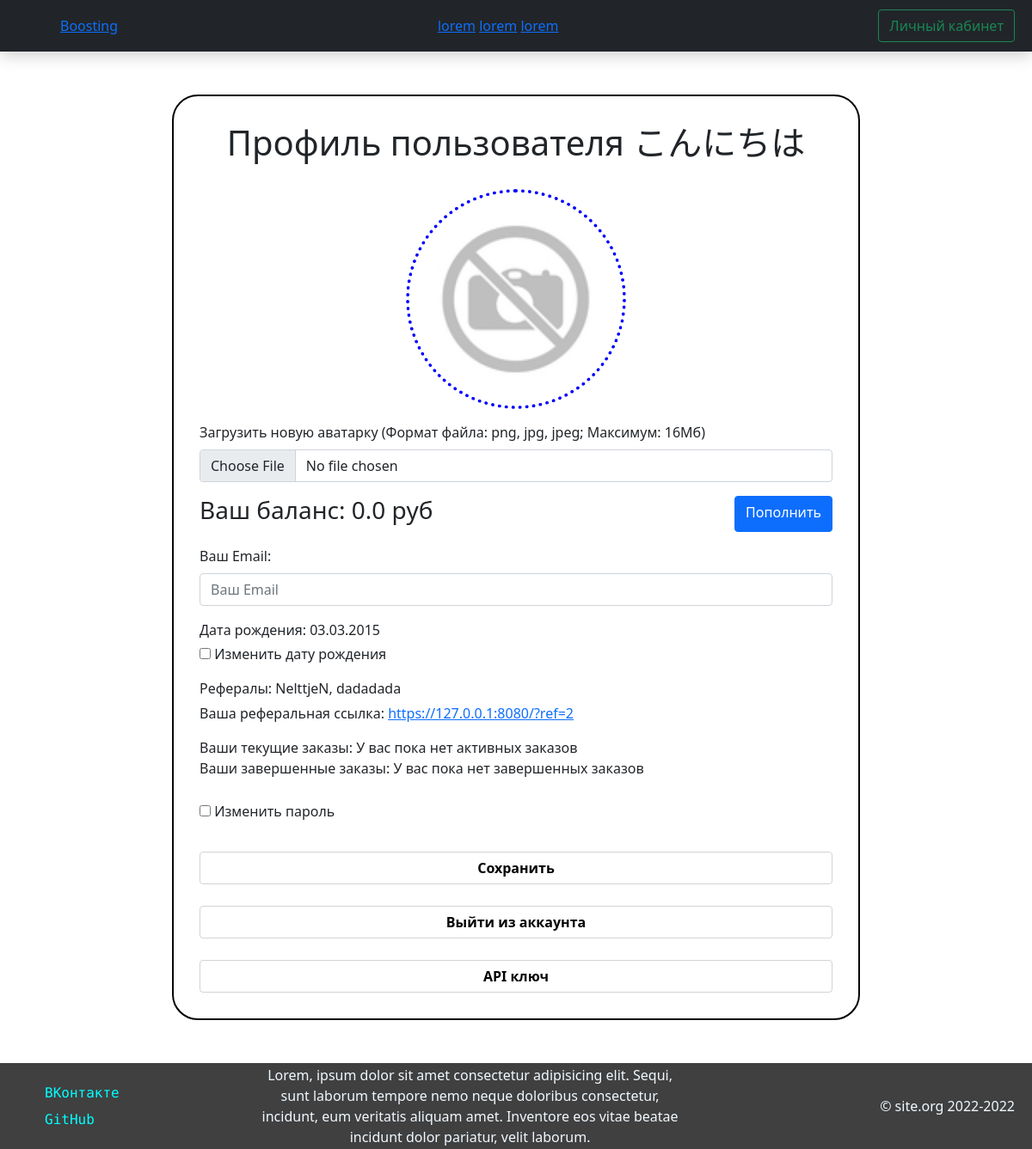
/profile?user_id=2 (signed in), run on an earlier commit of the app's database.
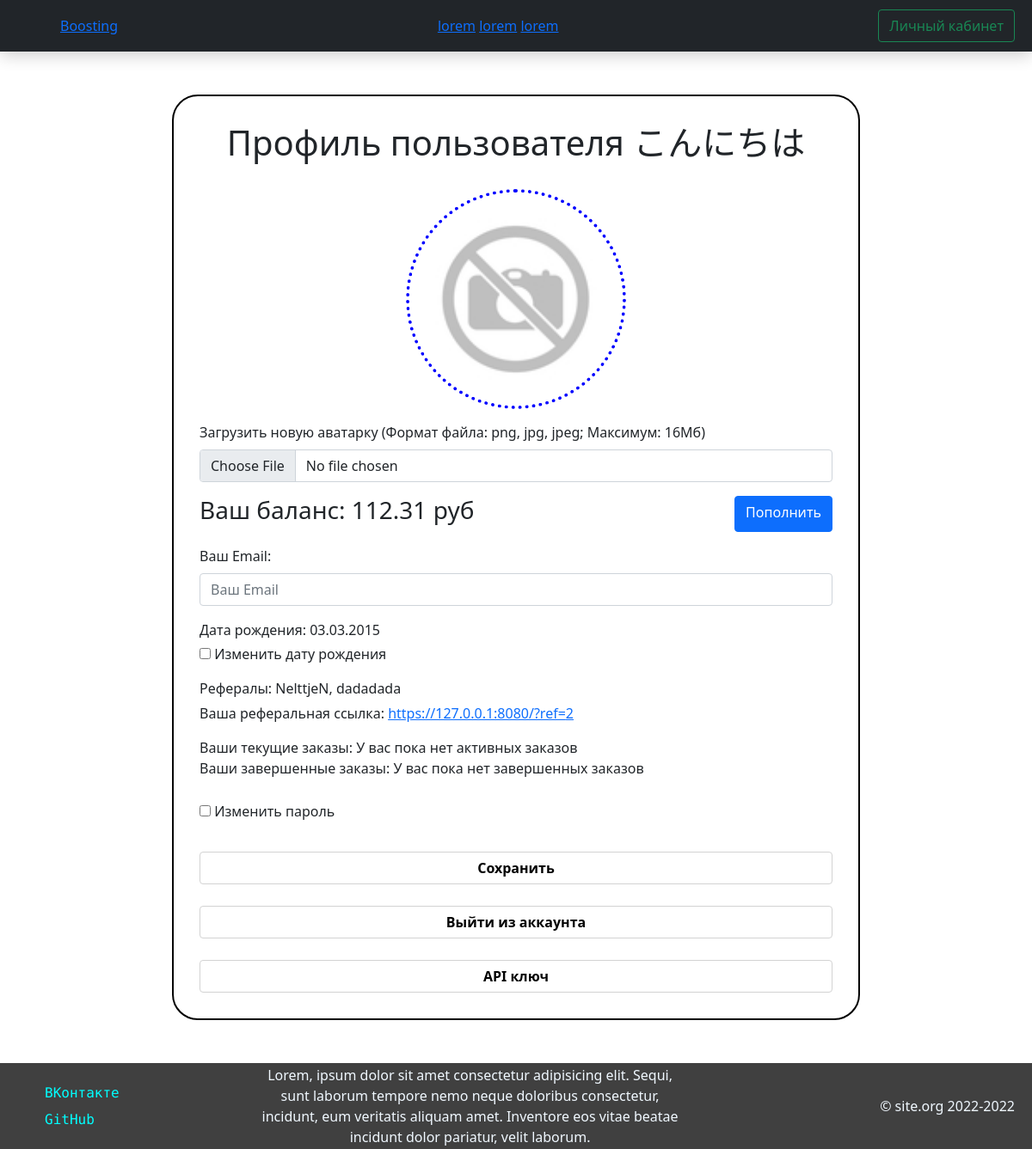
And on a later commit of the database.
### Site/models.py (models this page shows)
class User(db.Model, UserMixin, SerializerMixin):
    __tablename__ = 'user'
    id = db.Column(db.Integer, primary_key=True)
    login = db.Column(db.String, nullable=False, unique=True)
    email = db.Column(db.String, default="")
    password = db.Column(db.String, nullable=False)
    day = db.Column(db.Integer, nullable=False)
    month = db.Column(db.Integer, nullable=False)
    year = db.Column(db.Integer, nullable=False)
    parent = db.Column(db.Integer, default=-1)
    balance = db.Column(db.Float, default=0)
    orders_id = db.Column(db.String, default="")
    current_orders = db.Column(db.String, default="")
    admin_status = db.Column(db.Integer, default=0)
    is_banned = db.Column(db.Float, default=False)
    until = db.Column(db.String, default="")

### Site/routes.py (the view)
@app.route('/profile', methods=["GET", 'POST'])
@login_required
def profile():
    profile_id = request.args.get('user_id')
    superuser = None
    if profile_id:
        superuser = User.query.get(current_user.get_id())
    cur_user = User.query.get(current_user.get_id())
    if request.method == "POST":
        cur_email = current_user.email
        new_email = request.form.get("email")
        if cur_email != new_email:
            _p1, _p2 = new_email.split("@")
            def check_p1_email(p_test, not_allowed):
                arr_test = [p_test.startswith(i) for i in not_allowed] + [p_test.endswith(i) for i in not_allowed]
                print(arr_test)
                return any(arr_test)
            if check_p1_email(_p1, "./@#_*&") or _p2.count('.') != 1:
                flash('Неправильный формат почты')
            else:
                cur_user.email = new_email
        file = request.files.get('file')
        if file.filename:
            available = ['png', 'jpg', 'jpeg']
            file_res = file.filename.split('.')[-1]
            if file_res not in available:
                flash('Формат файла не поддерживается')
            else:
                img_location = 'Site/static/img/profile_images'
                if not os.path.isdir(img_location):
                    os.mkdir(img_location)
                new_file = f'{img_location}/{secure_filename(f"{current_user.get_id()}.png")}'
                file.save(new_file)
        if request.form.get('show-select'):
            day, month, year = [int(request.form.get(key)) for key in ["Day", "Month", "Year"]]
            if all([day, month, year]) and 1 <= day <= 31 and 1 <= month <= 12 and 1898 <= year <= 2022:
                if day > 29 and month == 2 and year % 4:
                    day = 28
                cur_user.day = day
                cur_user.month = month
                cur_user.year = year
            else:
                flash('Неправильная новая дата рождения')
        if request.form.get('change-password'):
            cur_pass, new_pass, new_pass2 = [request.form.get(f"pass{i}") for i in range(3)]
            print(cur_pass, new_pass, new_pass2)
            if check_password_hash(cur_user.password, cur_pass):
                if cur_pass == new_pass:
                    flash('Пароль не может совпадать с текущим')
                else:
                    cur_user.password = generate_password_hash(new_pass)
                    print('gud')
            else:
                flash('Введенный пароль не совпадает с текущим')
        db.session.commit()
        return redirect(url_for('profile'))
    else:
        if superuser and superuser.admin_status == 2:
            try:
                cur_user = User.query.get(int(profile_id))
                if not cur_user:
                    cur_user = superuser
                    flash(f'Профиль с ID={profile_id} не существует')
            except ValueError:
                flash('Аргумент user_id должен быть числом!')
            except Exception as e:
                flash(e.__str__())
        p_image = url_for('static', filename=f'img/profile_images/{cur_user.id}.png')
        refs = ', '.join([user.login for user in User.query.filter_by(parent=cur_user.id).all()])
        refs = refs if refs else "У вас пока нет рефералов"
        current_orders = cur_user.current_orders if cur_user.current_orders else "У вас пока нет активных заказов"
        orders_id = cur_user.orders_id if cur_user.orders_id else "У вас пока нет завершенных заказов"
        try:
            birth = date(cur_user.year, cur_user.month, cur_user.day).strftime("%d.%m.%Y")
        except ValueError:
            birth = date(cur_user.year, cur_user.month, cur_user.day - 1).strftime("%d.%m.%Y")
            cur_user.day -= 1
            db.session.commit()
        if not os.path.exists("Site/" + p_image):
            p_image = DEFAULT_PROFILE_IMAGE
        return render_template('profile.html',
                               css=url_for('static', filename="css/profile.css"),
                               nickname=get_user_nick(),
                               user=cur_user,
                               profile_image=p_image,
                               birth=birth,
                               refs=refs,
                               ref_id=cur_user.id,
                               current_orders=current_orders,
                               completed_orders=orders_id)

### Site/auth.py (called while the page is built)
@login_manager.user_loader
def load_user(user_id):
    return User.query.get(user_id)

### Site/routes.py (called while the page is built)
def get_user_nick():
    try:
        nick = User.query.get(current_user.get_id()).login
    except AttributeError:
        nick = None
    return nick

### Site/templates/profile.html (shortened to what this page needs)
{% extends "base.html" %}
{% block head %}
    {{super()}}
    <link rel="stylesheet" href={{css|safe}}>
{% endblock %}
{% block container %}
    <div class="profile-container">
        <h1>Профиль пользователя {{user.login}}</h1>
        <form action="" class="profile" method="post", enctype="multipart/form-data" onsubmit="return validate_profile()">
            <div class="avatar">
                <img src="{{profile_image|safe}}" alt="" class="profile-image">
                <div class="mb-3">
                    <label for="formFile" class="form-label">Загрузить новую аватарку (Формат файла: png, jpg, jpeg; Максимум: 16Мб)</label>
                    <input class="form-control" type="file" id="formFile" name="file">
                </div>
            </div>
            <div class="balance mb-3">
                <h3>Ваш баланс: {{user.balance}} руб</h3>
                <a href="/topup" class="btn btn-primary" style="margin-left: 10px;">Пополнить</a>
            </div>
            <div class="email mb-3">
                <label for="email-input" class="form-label">Ваш Email:</label>
                <input name="email" type="email" id="email-input" class="form-control" placeholder="Ваш Email" value="{{user.email}}">
            </div>
            <div class="birth">
                <p style="margin-bottom: 0;">Дата рождения: {{birth}}</p>
                <div class="show-select-div mt-1 mb-3" >
                    <input type="checkbox" name="show-select" id="show-select">
                    <label for="show-select" id="show-select">Изменить дату рождения</label>
                </div>
            </div>
            <div class="referals mb-3" style="display: block;">
                <p style="margin-bottom: 0;">Рефералы: {{refs}}</p>
                <p style="margin-top: 5px;">Ваша реферальная ссылка: <a href="/?ref={{ref_id}}">https://127.0.0.1:8080/?ref={{ref_id}}</a></p>
            </div>
            <div class="orders mb-3">
                <div class="current-orders">
                    Ваши текущие заказы: {{current_orders}}
                </div>
                <div class="completed-orders">
                    Ваши завершенные заказы: {{completed_orders}}
                </div>
            </div>
            <div class="change-password">
                <input type="checkbox" name="change-password" id="change-password">
                <label for="change-password">Изменить пароль</label>
            </div>
            <button type="submit" class="submit-button">
                Сохранить
            </button>
        </form>
        <div class="buttons">
            <a href="/logout" class="submit-button a-button">Выйти из аккаунта</a>
            <a href="/apikey" class="submit-button a-button">API ключ</a>
        </div>
    </div>
{% endblock %}

### Site/templates/base.html (shortened to what this page needs)
<!DOCTYPE html>
<html lang="en">
<head>
    {% block head %}
    <link href="/static/css/base.css" rel="stylesheet">
    <link href="https://cdn.jsdelivr.net/npm/bootstrap@5.1.3/dist/css/bootstrap.min.css" rel="stylesheet">
    {% endblock %}
</head>
<body>
    <nav class="header navbar-dark bg-dark">
        <a href="/" class="logo"><img src="" alt="">Boosting</a>
        <ul class="mnu_top">
            <li><a href="/">lorem</a></li>
            <li><a href="/">lorem</a></li>
            <li><a href="/">lorem</a></li>
        </ul>
        <div class="login_top">
            {% if not user.login %}
            <a href="/login"><button class="btn btn-outline-success">Авторизация</button></a>
            {% else %}
            <a href="/profile"><button class="btn btn-outline-success">Личный кабинет</button></a>
            {% endif %}
        </div>
    </nav>
    <div class="container" style="padding: 0;">
        {% block container %}
        {% endblock %}
    </div>
    <footer class="endpage" style="padding: 0 20px;">
        <ul class="socials">
            <li><a href="https://vk.com/nelttjen">ВКонтакте</a></li>
            <li><a href="https://github.com/nelttjen">GitHub</a></li>
        </ul>
        <div class="information" style="display: block; width: 500px; text-align: center;">
            Lorem, ipsum dolor sit amet consectetur adipisicing elit. Sequi, sunt laborum tempore nemo neque doloribus consectetur, incidunt, eum veritatis aliquam amet. Inventore eos vitae beatae incidunt dolor pariatur, velit laborum.
        </div>
        <div class="copyright">
            © site.org 2022-2022
        </div>
    </footer>
</body>
</html>

### Site/static/css/base.css (style rules this page uses)
* { margin: 0; padding: 0; box-sizing: content-box; }
html { height: 100%; }
body { margin: 0; min-height: 100%; display: grid; grid-template-rows: auto 1fr auto; }
.header { min-width: 400px; width: 100%; height: 60px; box-shadow: 0 4px 20px rgba(0, 0, 0, .2); padding: 0.5rem 1.25rem; background-color: palegreen; display: flex; justify-content: space-between; align-items: center; }
.mnu_top { list-style-type: none; padding-left: 0; margin-bottom: 0; }
.mnu_top li { display: inline-block; }
.logo { margin-left: 50px; }
.endpage { width: 100%; height: 100px; background-color: rgba(0, 0, 0, .75); color: aliceblue; display: flex; justify-content: space-between; align-items: center; }
.socials { margin-top: 25px; width: 50px; height: 70px; list-style-type: none; }
.socials li { padding: 15% 0; }
.socials a { text-decoration: none; color: aqua; font-family: 'Red Hat Mono', monospace; }
.container { position: relative; }
.submit-button { margin-top: 25px; background-color: white; font-weight: 600; display: block; width: 100%; padding: 0.375rem 0.75rem; border: 1px solid lightgray; border-radius: 0.25rem; transition: 0.25s; }
.a-button { color: black; text-decoration: none; text-align: center; }

### Site/static/css/profile.css (style rules this page uses)
.profile-container { width: 800px; height: auto; border: 2px solid black; border-radius: 30px; margin: 50px auto; padding: 30px; }
.profile-container h1 { text-align: center; margin-bottom: 30px; }
.profile-image { width: 256px; height: 256px; border: 4px dotted blue; border-radius: 50%; display: block; margin: auto; margin-bottom: 15px; }
.balance { display: flex; justify-content: space-between; }
label { user-select: none; cursor: pointer; }
.change-password { display: block; }
.change-password label { margin: 10px 0; }

What changed in the data, as far as the page shows it:
changed User "こんにちは": balance "0.0" → "112.31"
